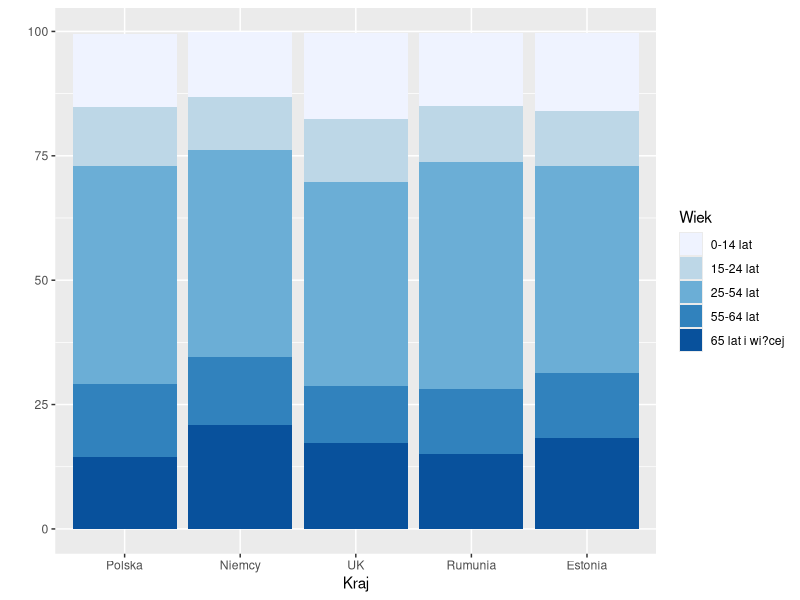
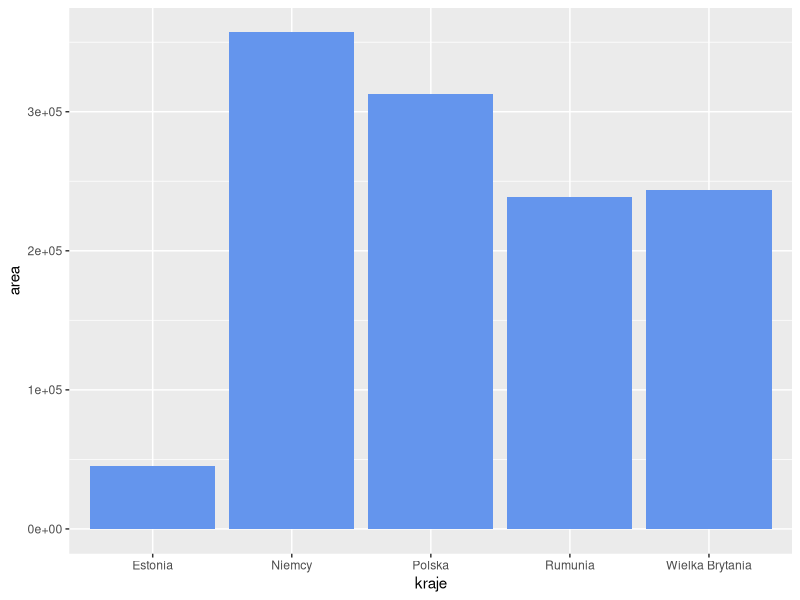
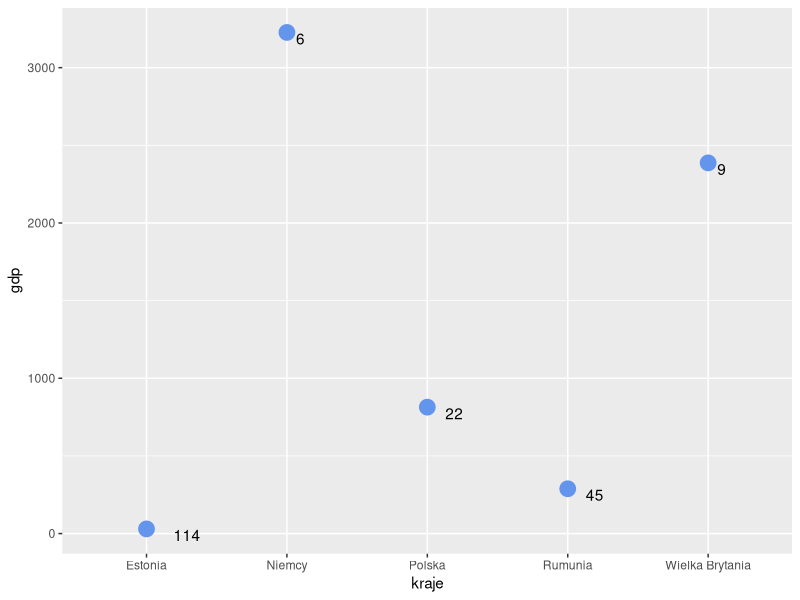

Reproduce these figures in R, in order. (Note: this script raises an error after producing the figures.)
library(dplyr)   # obr?bka danych
library(ggplot2)
library(reshape)
library(RColorBrewer)
kraje <- c("Polska", "Niemcy", "Wielka Brytania", "Rumunia", "Estonia")
area <- c(312685, 357022, 243610, 238391, 45228)
militaryman <- c(9531855, 18529299, 14856917, 5601234, 291801)
militarywoman <- c(9298593 ,17888543, 14307316, 5428939, 302696)
gdp <- c(814, 3227, 2387, 288.5, 29.94)
miejsce  <- c(22, 6, 9, 45 ,114)

dane <- data.frame(kraje, area, militaryman, militarywoman, gdp, miejsce)

##komentarz
p2 <- ggplot(dane, aes(x=kraje, y=area)) + 
  geom_bar(stat="identity", fill="cornflowerblue") 


p3 <- ggplot(dane, aes(x=kraje, y=gdp, label=miejsce)) + 
  geom_point(size=5, col="cornflowerblue") +
  geom_text(hjust=-1, vjust=1)

           
Polska <- c(14.6, 11.9, 43.8, 14.7, 14.5)
Niemcy <- c(13, 10.6, 41.7, 13.6, 20.9)
UK <- c(17.3, 12.6, 41, 11.5, 17.3)
Rumunia <- c(14.6, 11.3, 45.7, 13, 15.1)
Estonia <- c(15.6, 11.2, 41.5, 13.2, 18.2)
dane2 <- cbind(Polska, Niemcy, UK, Rumunia, Estonia)
rownames(dane2) <- c("0-14 lat", "15-24 lat", "25-54 lat", "55-64 lat", "65 lat i wi?cej")


dane2 <- melt(dane2)
p1 <- ggplot(dane2, aes(x=X2, y=value, fill=X1)) + geom_bar(stat="identity") +
  scale_fill_brewer(palette="Blues", guide=guide_legend(title="Wiek")) +
  labs(y="",x="Kraj")




library(gridExtra)
grid.newpage() 
print(p1, vp=viewport(x=0.3, y = 0.5, 
                      width=0.6, height=1))
print(p2, vp=viewport(x=0.8, y = 0.75, 
                      width=0.4, height=0.5))
print(p3, vp=viewport(x=0.8, y = 0.25, 
                      width=0.4, height=0.5))
